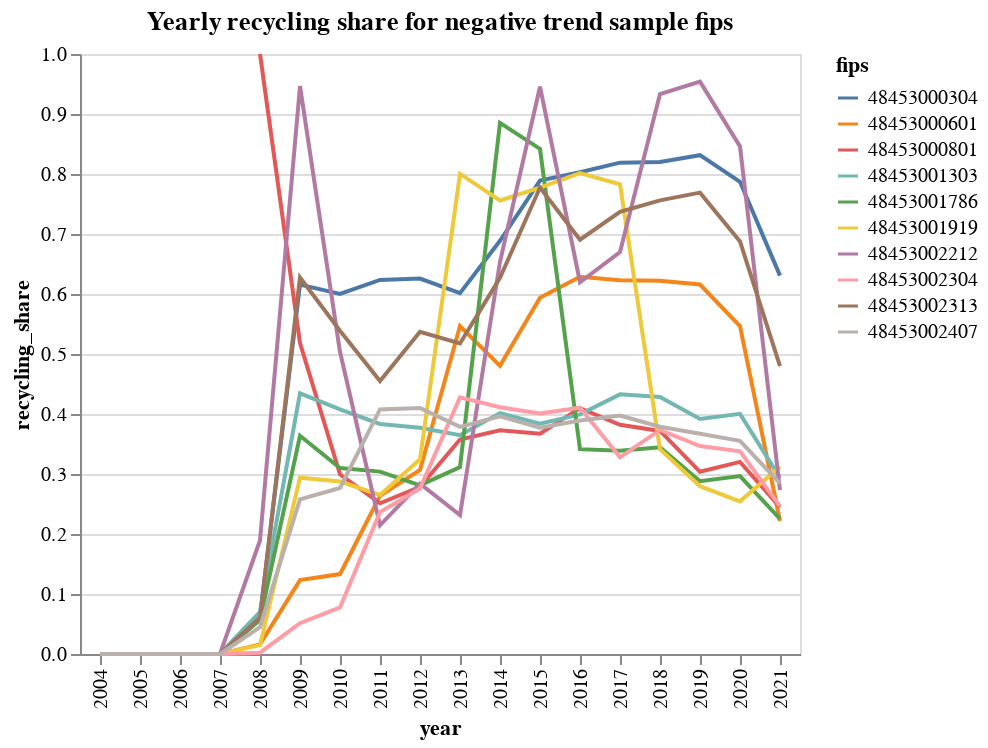

Here is the notebook cell this chart was saved with:
### Code cell
alt.Chart(yearly_mean_behavior.query('fips in @neg_sample.fips')).mark_line().encode(
    x='year:O',
    y='recycling_share:Q',
    color='fips'
).properties(
    title="Yearly recycling share for negative trend sample fips"
)

### Figure 1 — Vega-Lite specification as saved in the notebook (floating-point values rounded to 4 significant figures; data arrays with more than 128 entries replaced by an {"elided": "..."} marker saying what was removed)
{"config": {"view": {"continuousWidth": 400, "continuousHeight": 300}}, "data": {"name": "data-22fe9b09d05dff089629ddadf2266de8"}, "mark": "line", "encoding": {"color": {"field": "fips", "type": "nominal"}, "x": {"field": "year", "type": "ordinal"}, "y": {"field": "recycling_share", "type": "quantitative"}}, "title": "Yearly recycling share for negative trend sample fips", "$schema": "https://vega.github.io/schema/vega-lite/v4.17.0.json", "datasets": {"data-22fe9b09d05dff089629ddadf2266de8": {"elided": "176 records"}}}
